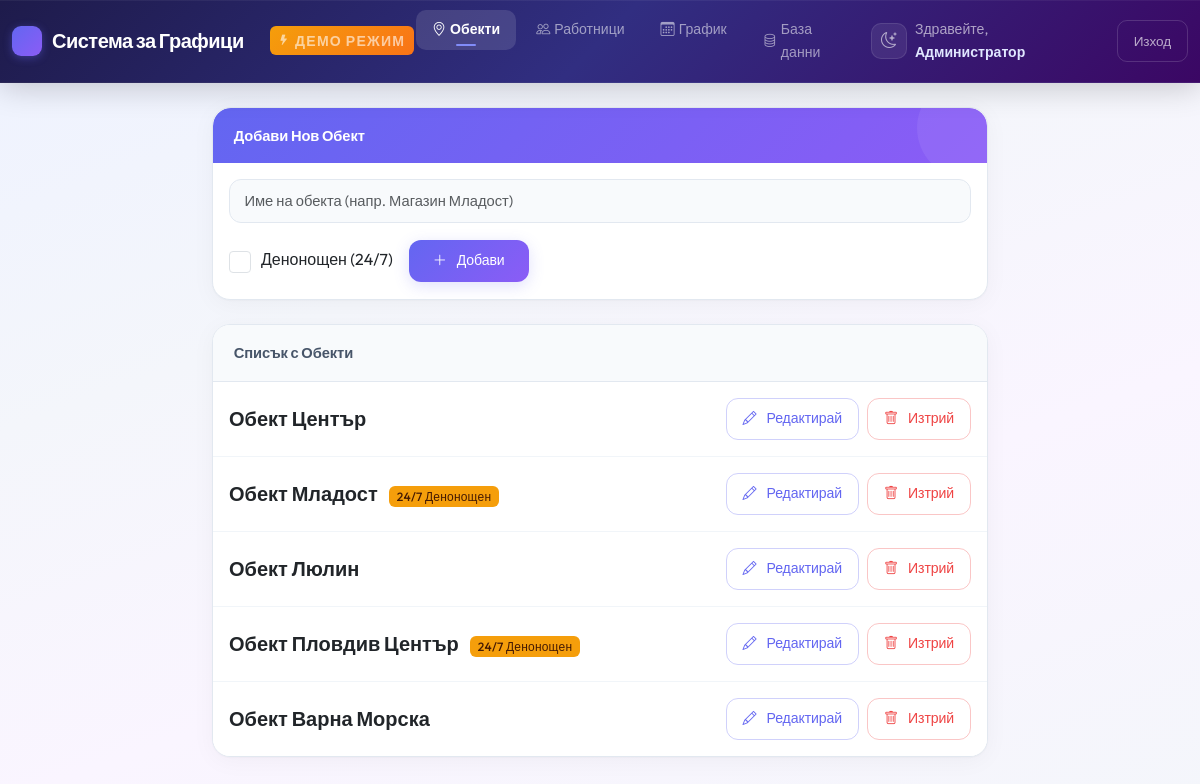
/admin_locations.php (signed in), run on the app's committed database.
### tables this page shows
CREATE TABLE IF NOT EXISTS `locations` (
    `id` INT AUTO_INCREMENT PRIMARY KEY,
    `name` VARCHAR(255) NOT NULL,
    `is_24_7` TINYINT(1) NOT NULL DEFAULT 0
);

### admin_locations.php (the view, shortened to what this page needs)
<?php
require_once 'config.php';
$locations = $pdo->query("SELECT * FROM locations")->fetchAll();
?>
<!DOCTYPE html>
<html lang="bg">
<head>
    <link href="https://cdn.jsdelivr.net/npm/bootstrap@5.3.0/dist/css/bootstrap.min.css" rel="stylesheet">
    <link href="https://cdn.jsdelivr.net/npm/bootstrap-icons@1.10.5/font/bootstrap-icons.css" rel="stylesheet">
    <link rel="stylesheet" href="index.css">
</head>
<body>
    <nav class="navbar navbar-expand-lg sticky-top">
        <div class="container-fluid">
            <a class="navbar-brand" href="#">Система за Графици</a><span class="demo-badge"><i class="bi bi-lightning-fill"></i> ДЕМО РЕЖИМ</span>
            <div class="collapse navbar-collapse" id="navbarNav">
                <ul class="navbar-nav me-auto">
                    <li class="nav-item"><a class="nav-link active py-2 px-3" href="admin_locations.php"><i class="bi bi-geo-alt me-1"></i>Обекти</a></li>
                    <li class="nav-item"><a class="nav-link py-2 px-3" href="admin_workers.php"><i class="bi bi-people me-1"></i>Работници</a></li>
                    <li class="nav-item"><a class="nav-link py-2 px-3" href="admin_scheduler.php"><i class="bi bi-calendar3 me-1"></i>График</a></li>
                    <li class="nav-item"><a class="nav-link py-2 px-3" href="http://localhost/phpmyadmin/index.php?route=/database/structure&db=grafik_db" target="_blank"><i class="bi bi-database me-1"></i>База данни</a></li>
                </ul>
                <div class="d-flex align-items-center">
                    <button class="theme-toggle" id="themeToggleBtn" onclick="toggleTheme()" title="Тъмна тема"><i class="bi bi-moon-stars"></i></button>
                    <span class="me-3">Здравейте, <strong><?php echo htmlspecialchars($_SESSION['full_name']); ?></strong></span>
                    <a href="logout.php" class="btn btn-outline-danger px-3 py-2">Изход</a>
                </div>
            </div>
        </div>
    </nav>
    <div class="container mt-4 animate-fade-in" style="max-width: 800px;">
        <div class="card mb-4">
            <div class="card-header bg-primary text-white">Добави Нов Обект</div>
            <div class="card-body">
                <form method="post" class="d-flex flex-wrap align-items-center gap-3">
                    <input type="text" name="name" class="form-control form-control-lg flex-grow-1" placeholder="Име на обекта (напр. Магазин Младост)" required style="min-width: 200px;">
                    <div class="form-check text-nowrap" style="padding-top: 0.5rem; padding-bottom: 0.5rem;">
                        <input class="form-check-input" type="checkbox" name="is_24_7" id="is247Add" value="1" style="width: 1.4em; height: 1.4em;">
                        <label class="form-check-label fs-6 ms-2" for="is247Add">Денонощен (24/7)</label>
                    </div>
                    <button type="submit" class="btn btn-primary btn-lg px-4"><i class="bi bi-plus-lg me-1"></i> Добави</button>
                </form>
            </div>
        </div>
        <div class="card">
            <div class="card-header">Списък с Обекти</div>
            <div class="card-body p-0">
                <ul class="list-group list-group-flush">
                    <?php foreach ($locations as $loc): ?>
                        <li class="list-group-item d-flex justify-content-between align-items-center py-3 px-3">
                            <div>
                                <span class="fw-bold fs-5"><?php echo htmlspecialchars($loc['name']); ?></span>
                                <?php if ($loc['is_24_7']): ?>
                                    <span class="badge bg-warning text-dark ms-2">24/7 Денонощен</span>
                                <?php endif; ?>
                            </div>
                            <div class="d-flex gap-2">
                                <button class="btn btn-outline-primary px-3 py-2" onclick="editLoc(<?php echo $loc['id']; ?>, '<?php echo htmlspecialchars(addslashes($loc['name'])); ?>', <?php echo $loc['is_24_7']; ?>)"><i class="bi bi-pencil me-1"></i> Редактирай</button>
                                <form method="post" class="d-inline" onsubmit="return confirm('Сигурни ли сте? Изтриването на обект ще изтрие и свързаните с него графици.');">
                                    <button type="submit" class="btn btn-outline-danger px-3 py-2"><i class="bi bi-trash me-1"></i> Изтрий</button>
                                </form>
                            </div>
                        </li>
                    <?php endforeach; ?>
                </ul>
            </div>
        </div>
    </div>
</body>
</html>

### data on the page
locations: name "Обект Център"
locations: name "Обект Младост", is_24_7 "24/7 Денонощен"
locations: name "Обект Люлин"
locations: name "Обект Пловдив Център", is_24_7 "24/7 Денонощен"
locations: name "Обект Варна Морска"

### other printed values
$_SESSION['full_name'] "Администратор"
